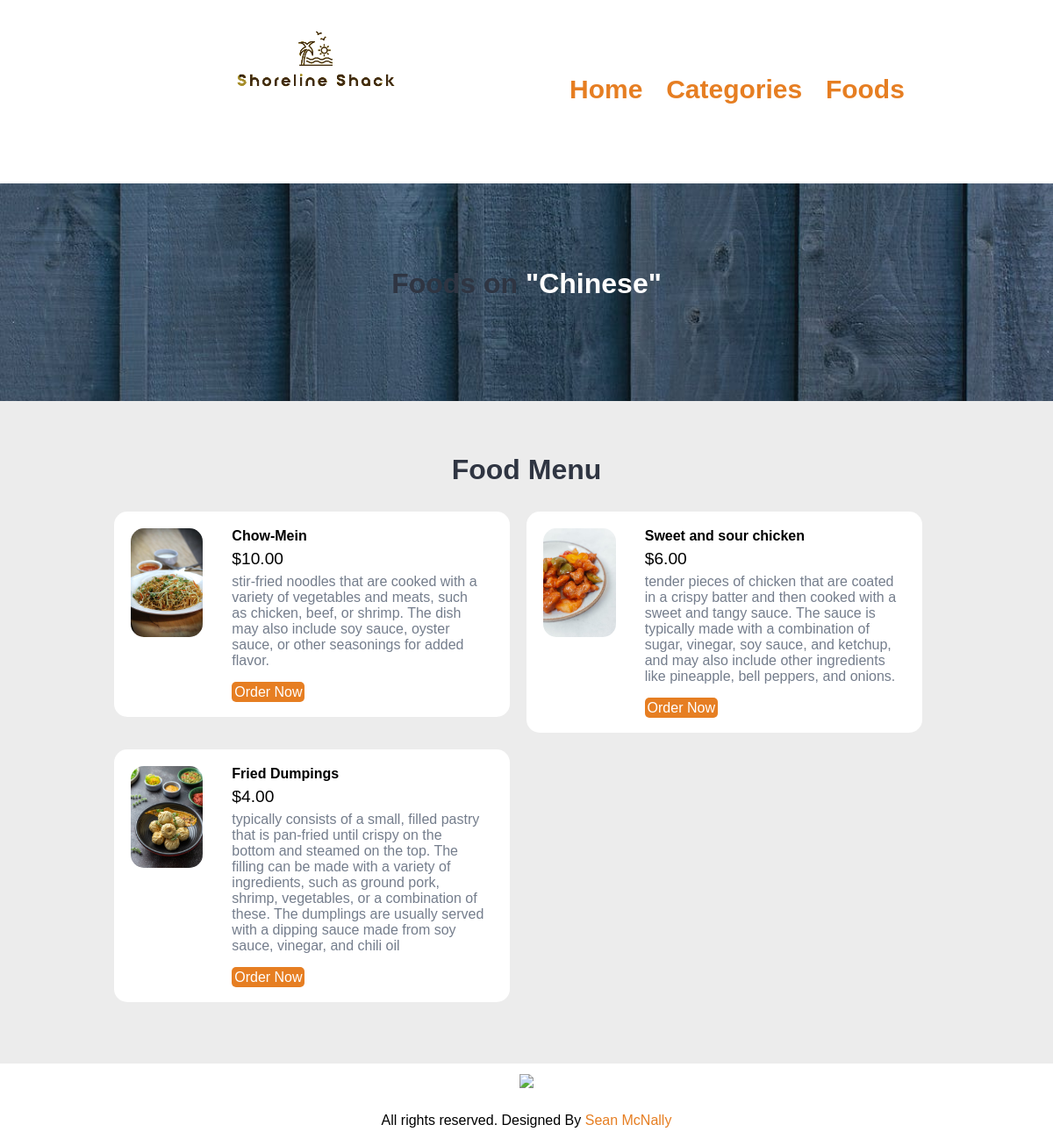
Screenshot of /category-foods.php?category_id=32 with the database file from the repository.
### tables this page shows
CREATE TABLE `tbl_category` (
  `id` int(10) UNSIGNED NOT NULL,
  `title` varchar(100) NOT NULL,
  `image_name` varchar(255) DEFAULT NULL,
  `featured` varchar(10) NOT NULL,
  `active` varchar(10) NOT NULL
);

CREATE TABLE `tbl_food` (
  `id` int(10) UNSIGNED NOT NULL,
  `title` varchar(100) NOT NULL,
  `description` text NOT NULL,
  `price` decimal(10,2) NOT NULL,
  `image_name` varchar(255) NOT NULL,
  `category_id` int(10) UNSIGNED NOT NULL,
  `featured` varchar(10) NOT NULL,
  `active` varchar(10) NOT NULL
);

### category-foods.php (the view, shortened to what this page needs)
<?php include('partials-frontend/menu.php'); ?>
<?php
    if(isset($_GET['category_id']))
    {
        $category_id = $_GET['category_id'];
        $sql = "SELECT title FROM tbl_category WHERE id=$category_id";
        $res = mysqli_query($conn, $sql);
        $row = mysqli_fetch_assoc($res);
        $category_title = $row['title'];
    }
    else
    {
        header('location:'.SITEURL);
    }
?>
    <section class="food-search text-center">
        <div class="container">
            <h2>Foods on <a href="#" class="text-white">"<?php echo $category_title ?>"</a></h2>
        </div>
    </section>
    <section class="food-menu">
        <div class="container">
            <h2 class="text-center">Food Menu</h2>
            <?php
                $sql2 = "SELECT * FROM tbl_food WHERE category_id=$category_id";
                $res2 = mysqli_query($conn, $sql2);
                $count2 = mysqli_num_rows($res2);
                if($count2>0)
                {
                    while($row2=mysqli_fetch_assoc($res2))
                    {
                        $id = $row2['id'];
                        $title = $row2['title'];
                        $price = $row2['price'];
                        $description = $row2['description'];
                        $image_name = $row2['image_name'];
                        ?>
                            <div class="food-menu-box">
                                <div class="food-menu-img">
                                    <?php
                                        if($image_name=="")
                                        {
                                            echo "<div class='error'>Image Unavailable</div>";
                                        }
                                        else
                                        {
                                            ?>
                                                <img src="<?php echo SITEURL; ?>images/food/<?php echo $image_name; ?>" alt="Chicke Hawain Pizza" class="img-responsive img-curve">
                                            <?php
                                        }
                                    ?>
                                </div>
                                <div class="food-menu-desc">
                                    <h4><?php echo $title; ?></h4>
                                    <p class="food-price">$<?php echo $price; ?></p>
                                    <p class="food-detail">
                                        <?php echo $description; ?>
                                    </p>
                                    <br>
                                    <a href="<?php echo SITEURL; ?>order.php?food_id=<?php echo $id; ?>" class="btn btn-primary">Order Now</a>
                                </div>
                            </div>
                        <?php
                    }
                }
                else
                {
                    echo "<div class='error'>Food Unavailable</div>";
                }
            ?>
        </div>
    </section>
    <?php include('partials-frontend/footer.php'); ?>

### css/style.css (style rules this page uses)
* { margin: 0 0; padding: 0 0; font-family: Tahoma, sans-serif; }
.container { width: 80%; margin: 0 auto; padding: 1%; }
.img-responsive { width: 100%; }
.img-curve { border-radius: 15px; }
.text-center { text-align: center; }
.text-white { color: white; }
a { color: #e67e22; text-decoration: none; }
.btn { padding: 1%; border: none; font-size: 1rem; border-radius: 5px; }
.btn-primary { background-color: #e67e22;; color: white; cursor: pointer; }
h2 { color: #2f3542; font-size: 2rem; margin-bottom: 2%; font-family: Tahoma, sans-serif; }
.food-search { background-image: url(../images/bg.jpg); background-size: cover; background-repeat: no-repeat; background-position: center; padding: 7% 0; }
.food-menu { background-color: #ececec; padding: 4% 0; }
.food-menu-box { width: 43%; margin: 1%; padding: 2%; float: left; background-color: white; border-radius: 15px; }
.food-menu-img { width: 20%; float: left; }
.food-menu-desc { width: 70%; float: left; margin-left: 8%; }
.food-price { font-size: 1.2rem; margin: 2% 0; }
.food-detail { font-size: 1rem; color: #747d8c; }

### rows the page displays
tbl_category: title "Chinese"
tbl_food: image_name (picture), title "Chow-Mein", price "10.00", description "stir-fried noodles that are cooked with a variety of vegetables and meats, such as chicken, beef, or shrimp. The dish may also include soy sauce, oyster sauce, or other seasonings for added flavor."
tbl_food: image_name (picture), title "Sweet and sour chicken", price "6.00", description "tender pieces of chicken that are coated in a crispy batter and then cooked with a sweet and tangy sauce. The sauce is typically made with a combination of sugar, vinegar, soy sauce, and ketchup, and may also include other ingredients like pineapple, bell peppers, and onions."
tbl_food: image_name (picture), title "Fried Dumpings", price "4.00", description "typically consists of a small, filled pastry that is pan-fried until crispy on the bottom and steamed on the top. The filling can be made with a variety of ingredients, such as ground pork, shrimp, vegetables, or a combination of these. The dumplings are usually served with a dipping sauce made from soy sauce, vinegar, and chili oil"
